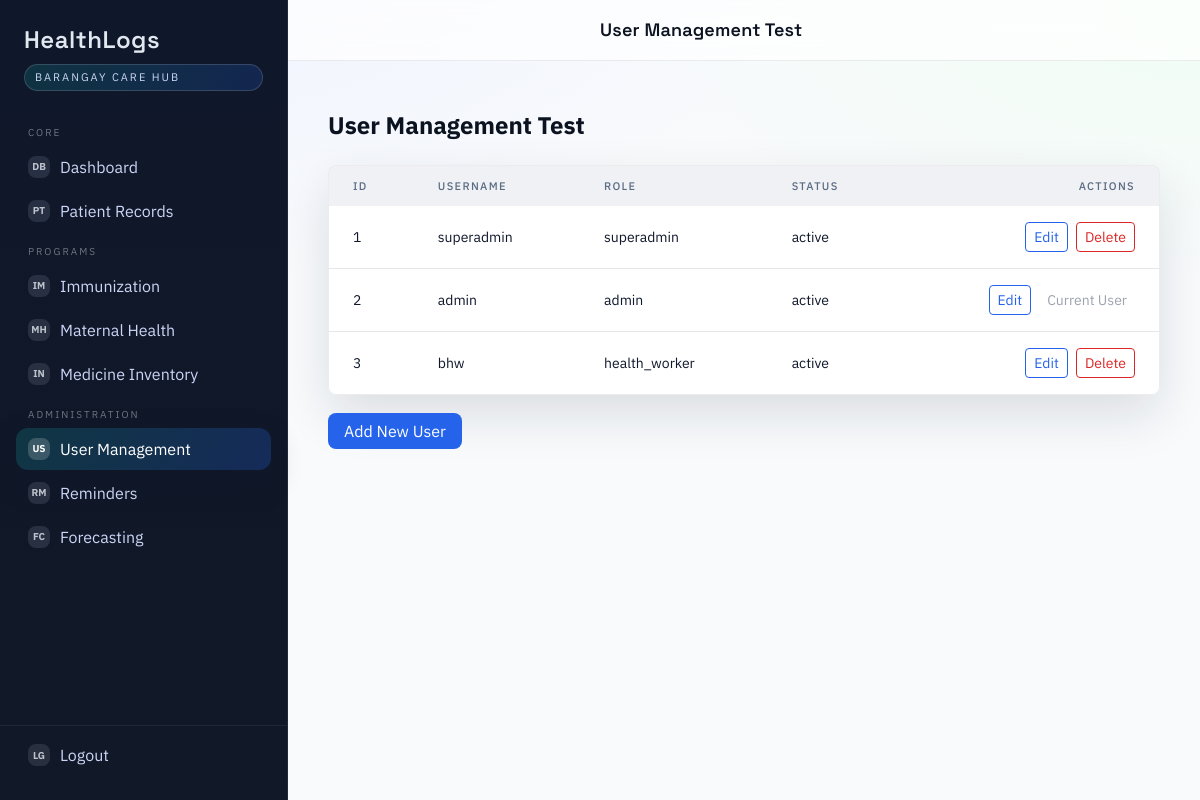
The app's page /public/users_test.php (signed in) with its own data.
### tables this page shows
CREATE TABLE users (
  id INT UNSIGNED AUTO_INCREMENT PRIMARY KEY,
  role_id INT UNSIGNED NOT NULL,
  username VARCHAR(50) NOT NULL UNIQUE,
  password_hash VARCHAR(255) NOT NULL,
  full_name VARCHAR(120) NOT NULL,
  email VARCHAR(120) NULL,
  phone VARCHAR(30) NULL,
  status ENUM('active','inactive') NOT NULL DEFAULT 'active',
  created_at DATETIME NOT NULL DEFAULT CURRENT_TIMESTAMP,
  updated_at DATETIME NULL ON UPDATE CURRENT_TIMESTAMP,
  CONSTRAINT fk_users_role FOREIGN KEY (role_id) REFERENCES roles(id)
);

CREATE TABLE roles (
  id INT UNSIGNED AUTO_INCREMENT PRIMARY KEY,
  name VARCHAR(50) NOT NULL UNIQUE
);

### public/partials/bootstrap.php (called while the page is built, shortened)
<?php
if (!function_exists('h')) {
    function h($value): string {
        return htmlspecialchars((string)$value, ENT_QUOTES, 'UTF-8');
    }
}

### public/users_test.php (the view, shortened to what this page needs)
<?php
require __DIR__ . '/partials/bootstrap.php';
require __DIR__ . '/partials/header.php';
$users = $pdo->query("SELECT u.*, r.name as role_name FROM users u LEFT JOIN roles r ON u.role_id = r.id ORDER BY u.id")->fetchAll();
?>
<div class="container mx-auto px-4 py-6">
    <h1 class="text-2xl font-bold mb-6">User Management Test</h1>
    <div class="bg-white rounded-lg shadow overflow-hidden">
        <table class="min-w-full">
            <thead class="bg-gray-50">
                <tr>
                    <th class="px-6 py-3 text-left text-xs font-medium text-gray-500 uppercase">ID</th>
                    <th class="px-6 py-3 text-left text-xs font-medium text-gray-500 uppercase">Username</th>
                    <th class="px-6 py-3 text-left text-xs font-medium text-gray-500 uppercase">Role</th>
                    <th class="px-6 py-3 text-left text-xs font-medium text-gray-500 uppercase">Status</th>
                    <th class="px-6 py-3 text-right text-xs font-medium text-gray-500 uppercase">Actions</th>
                </tr>
            </thead>
            <tbody class="divide-y divide-gray-200">
                <?php foreach ($users as $user): ?>
                    <tr>
                        <td class="px-6 py-4 text-sm"><?= $user['id'] ?></td>
                        <td class="px-6 py-4 text-sm"><?= h($user['username']) ?></td>
                        <td class="px-6 py-4 text-sm"><?= h($user['role_name']) ?></td>
                        <td class="px-6 py-4 text-sm"><?= h($user['status']) ?></td>
                        <td class="px-6 py-4 text-right text-sm">
                            <div class="flex items-center justify-end gap-2">
                                <a href="/HealthLogs/public/users/form.php?id=<?= $user['id'] ?>"
                                   class="text-blue-600 hover:text-blue-900 px-2 py-1 border border-blue-600 rounded">
                                    Edit
                                </a>
                                <?php if ($user['id'] != $_SESSION['user_id']): ?>
                                    <button onclick="deleteUser(<?= $user['id'] ?>, '<?= h($user['username']) ?>')"
                                            class="text-red-600 hover:text-red-900 px-2 py-1 border border-red-600 rounded">
                                        Delete
                                    </button>
                                <?php else: ?>
                                    <span class="text-gray-400 px-2 py-1">Current User</span>
                                <?php endif; ?>
                            </div>
                        </td>
                    </tr>
                <?php endforeach; ?>
            </tbody>
        </table>
    </div>
    <div class="mt-6">
        <a href="/HealthLogs/public/users/form.php"
           class="bg-blue-600 hover:bg-blue-700 text-white px-4 py-2 rounded-lg">
            Add New User
        </a>
    </div>
</div>
<?php require __DIR__ . '/partials/footer.php'; ?>

### public/partials/header.php (style rules this page uses)
:root { --bg-1: #eef2ff; --bg-2: #f0fdf4; --ink: #0b1220; --muted: #5b6b82; --accent: #0ea5a4; --accent-2: #2563eb; --card: rgba(255, 255, 255, 0.92); --line: rgba(15, 23, 42, 0.08); --shadow: 0 20px 50px rgba(15, 23, 42, 0.12); }
html, body { height: 100%; padding: 0; margin: 0; }
body.app-body { font-family: 'IBM Plex Sans', ui-sans-serif, system-ui, sans-serif; color: var(--ink); background: radial-gradient(1200px 600px at 10% -10%, var(--bg-1), transparent 60%), radial-gradient(1000px 500px at 100% 0%, var(--bg-2), transparent 55%), #f8fafc; margin: 0; }
.app-content .bg-white { background: var(--card); border: 1px solid var(--line); box-shadow: var(--shadow); }
.app-content table { border-collapse: collapse; width: 100%; }
.app-content thead { background: rgba(148, 163, 184, 0.15); }
.app-content th { font-size: 11px; text-transform: uppercase; letter-spacing: 0.12em; color: var(--muted); }
.app-content td { color: #0f172a; }

### records on screen
users: id "1", username "superadmin", role.name "superadmin", status "active"
users: id "2", username "admin", role.name "admin", status "active", shows "Current User"
users: id "3", username "bhw", role.name "health_worker", status "active"

### other values on screen
$pageTitle "User Management Test"
